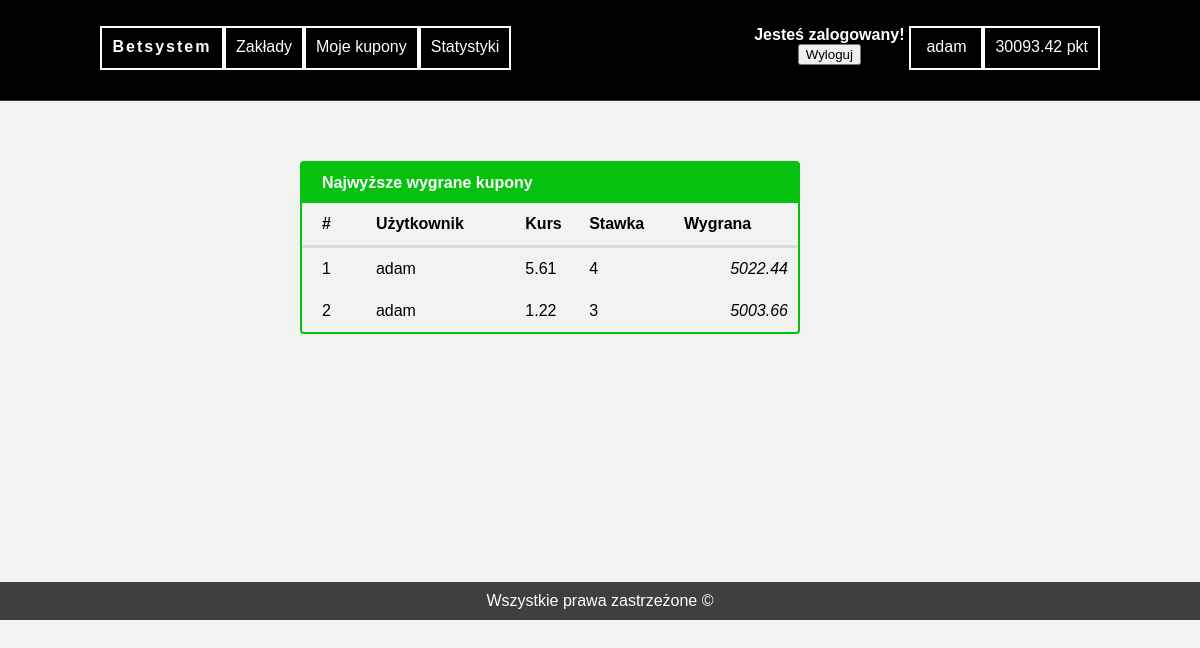
The page /naj_wygrane_kupony.php (signed in) on the database its author committed.
### tables this page shows
CREATE TABLE `postawione_kupony` (
  `id_postawione_kupony` int(11) NOT NULL,
  `id_user` int(11) NOT NULL,
  `numer_kuponu` int(11) NOT NULL,
  `kurs` double NOT NULL,
  `stawka` double NOT NULL,
  `wygrana` double NOT NULL,
  `wynik` text NOT NULL,
  `data_dodania` date NOT NULL
);

CREATE TABLE `uzytkownicy` (
  `id` int(11) NOT NULL,
  `user` text NOT NULL,
  `pass` text NOT NULL,
  `email` text NOT NULL,
  `points` double NOT NULL,
  `perm` int(2) NOT NULL
);

### naj_wygrane_kupony.php (the view, shortened to what this page needs)
<!DOCTYPE html>
<html lang="pl">
<head>
	<link rel="stylesheet" type="text/css" href="style.css">
</head>
<body>
	<div class="wrapper">
		<div class="nav">
			<div id="menu-container">
				<div id="logo"><b>Betsystem</b></div>
				<ol>
    <li class="option">Zakłady
    </li>
    <li class="option">Moje kupony
    </li>
    <li class="option">Statystyki
    </li>
  </ol>
				<div class="right-menu"><?php echo $_SESSION['points'].' pkt'; ?></div>
				<div class="right-menu"><?php echo $_SESSION['user']; ?></div>
				<div id="log-in">
					<b>Jesteś zalogowany!</b>
					<form action="logout.php" method="post">
						<input type="submit" value="Wyloguj" >
					</form>
				</div>
			</div>
		</div>
		<div class="content">
		<table>
  <thead>
    <tr>
      <th colspan="5">Najwyższe wygrane kupony</th>
    </tr>
    <tr>
      <th colspan="1">#</th>
      <th colspan="1">Użytkownik</th>
	  <th colspan="1">Kurs</th>
	  <th colspan="1">Stawka</th>
	  <th colspan="1">Wygrana</th>
    </tr>
  </thead>
<?php
			require_once "connect.php";
			$conn = @new mysqli($host, $db_user, $db_password, $db_name);
			mysqli_query($conn, "SET CHARSET utf8");
			mysqli_query($conn, "SET NAMES 'utf8' COLLATE 'utf8_polish_ci'");
			$query_ranking = $conn->query("SELECT wygrana, wynik, id_user, kurs, stawka, id, user FROM postawione_kupony, uzytkownicy WHERE wynik='W' AND postawione_kupony.id_user=uzytkownicy.id ORDER BY wygrana DESC LIMIT 10");
			$rows = $query_ranking->num_rows;
					for ($i=0, $temp=1; $i < $rows ; $i++, $temp++) {
						$ranking = $query_ranking->fetch_assoc();
						$wygrana = $ranking['wygrana'];
						$kurs = $ranking['kurs'];
						$stawka = $ranking['stawka'];
						$user = $ranking['user'];
echo<<<END
<tbody>
    <tr>
      <td>$temp</td>
      <td>$user</td>
      <td>$kurs</td>
      <td>$stawka</td>
      <td>
        <i>$wygrana</i>
      </td>
    </tr>
  </tbody>
END;
}
?>
</table>
  <br/><br/><br/><br/><br/><br/><br/><br/><br/><br/><br/>
		</div>
		<div class="footer">Wszystkie prawa zastrzeżone &copy</div>
	</div>
</body>
</html>

### style.css (style rules this page uses)
body { background-color: #f2f2f2; color: #000000; margin: 0; font-family: Arial; }
.wrapper { width: 100%; }
.nav { width: 100%; padding: 10px 0; background-color: #000000; text-align: center; border-bottom: 1px solid #3f3f3f; height: 80px; color: #ffffff; }
.content { width: 700px; align: center; margin-left: 200px; margin-right: auto; text-align: justify; padding-top: 10px; float: left; }
.footer { text-align: center; background-color: #3f3f3f; padding: 10px; color: #ffffff; clear: both; }
#menu-container { width: 1000px; margin: auto; }
.option { float: left; min-width: 50px; height: 20px; padding: 10px; border: 2px solid white; }
#logo { float: left; min-width: 100px; height: 20px; padding: 10px; border: 2px solid white; letter-spacing: 2px; }
.right-menu { float: right; min-width: 50px; height: 20px; padding: 10px; border: 2px solid white; }
#log-in { float: right; min-width: 50px; height: 35px; padding-right: 5px; }
ol > li { float: left; min-width: 50px; height: 20px; padding: 10px; border: 2px solid white; list-style: none; }
ol > li:first-child { margin-left:0; }

### naj_wygrane_kupony.php (style rules this page uses)
table { text-align: left; line-height: 40px; border-collapse: separate; border-spacing: 0; border: 2px solid #06C20F; width: 500px; margin: 50px auto; border-radius: .25rem; }
thead tr:first-child { background: #06C20F; color: #fff; border: none; }
th:first-child, td:first-child { padding: 0 15px 0 20px; }
thead tr:last-child th { border-bottom: 3px solid #ddd; }
tbody tr:last-child td { border: none; }
tbody td { border-bottom: 1px solid #ddd; }
td:last-child { text-align: right; padding-right: 10px; }

### rows shown on the page
postawione_kupony: id_user.user "adam", kurs "5.61", stawka "4", wygrana "5022.44"
postawione_kupony: id_user.user "adam", kurs "1.22", stawka "3", wygrana "5003.66"

### other values the page prints
$_SESSION['points'] "30093.42"
$_SESSION['user'] "adam"
